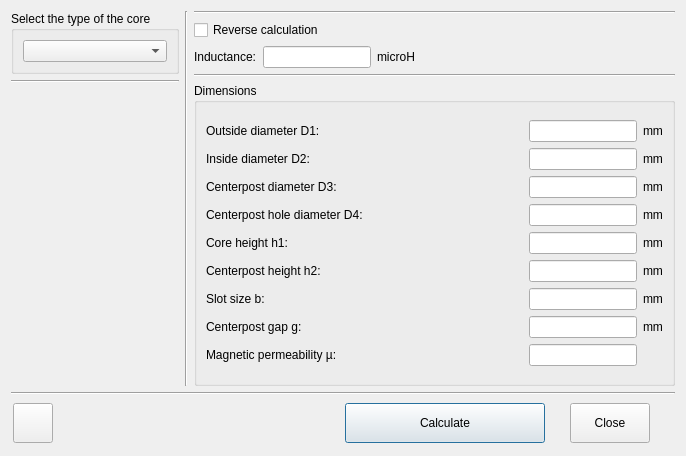
<?xml version="1.0" encoding="UTF-8"?>
<ui version="4.0">
 <class>PotCore</class>
 <widget class="QDialog" name="PotCore">
  <property name="windowModality">
   <enum>Qt::WindowModal</enum>
  </property>
  <property name="geometry">
   <rect>
    <x>0</x>
    <y>0</y>
    <width>686</width>
    <height>456</height>
   </rect>
  </property>
  <property name="windowTitle">
   <string>Pot core coil</string>
  </property>
  <property name="windowIcon">
   <iconset resource="res.qrc">
    <normaloff>:/menu_ico/res/ico1-potcore.png</normaloff>:/menu_ico/res/ico1-potcore.png</iconset>
  </property>
  <property name="locale">
   <locale language="English" country="UnitedStates"/>
  </property>
  <layout class="QVBoxLayout" name="verticalLayout">
   <item>
    <layout class="QHBoxLayout" name="horizontalLayout">
     <item>
      <layout class="QVBoxLayout" name="verticalLayout_5">
       <property name="sizeConstraint">
        <enum>QLayout::SetMinimumSize</enum>
       </property>
       <item>
        <widget class="QGroupBox" name="groupBox">
         <property name="sizePolicy">
          <sizepolicy hsizetype="Preferred" vsizetype="Fixed">
           <horstretch>0</horstretch>
           <verstretch>0</verstretch>
          </sizepolicy>
         </property>
         <property name="title">
          <string>Select the type of the core</string>
         </property>
         <layout class="QVBoxLayout" name="verticalLayout_3">
          <item>
           <widget class="QComboBox" name="comboBox"/>
          </item>
         </layout>
        </widget>
       </item>
       <item>
        <widget class="Line" name="line_4">
         <property name="orientation">
          <enum>Qt::Horizontal</enum>
         </property>
        </widget>
       </item>
       <item>
        <widget class="QLabel" name="image">
         <property name="sizePolicy">
          <sizepolicy hsizetype="Fixed" vsizetype="Preferred">
           <horstretch>0</horstretch>
           <verstretch>0</verstretch>
          </sizepolicy>
         </property>
         <property name="text">
          <string notr="true"/>
         </property>
         <property name="pixmap">
          <pixmap resource="res.qrc">:/images/res/Coil7.png</pixmap>
         </property>
         <property name="alignment">
          <set>Qt::AlignCenter</set>
         </property>
        </widget>
       </item>
      </layout>
     </item>
     <item>
      <widget class="Line" name="line_2">
       <property name="orientation">
        <enum>Qt::Vertical</enum>
       </property>
      </widget>
     </item>
     <item>
      <layout class="QVBoxLayout" name="verticalLayout_2">
       <item>
        <widget class="Line" name="line">
         <property name="orientation">
          <enum>Qt::Horizontal</enum>
         </property>
        </widget>
       </item>
       <item>
        <widget class="QCheckBox" name="checkBox_isReverce">
         <property name="text">
          <string>Reverse calculation</string>
         </property>
        </widget>
       </item>
       <item>
        <layout class="QGridLayout" name="gridLayout">
         <item row="0" column="0">
          <widget class="QLabel" name="label_N">
           <property name="text">
            <string notr="true">Inductance:</string>
           </property>
           <property name="wordWrap">
            <bool>true</bool>
           </property>
          </widget>
         </item>
         <item row="0" column="1">
          <widget class="QLineEdit" name="lineEdit_N">
           <property name="sizePolicy">
            <sizepolicy hsizetype="Fixed" vsizetype="Fixed">
             <horstretch>0</horstretch>
             <verstretch>0</verstretch>
            </sizepolicy>
           </property>
          </widget>
         </item>
         <item row="0" column="3">
          <spacer name="horizontalSpacer">
           <property name="orientation">
            <enum>Qt::Horizontal</enum>
           </property>
           <property name="sizeHint" stdset="0">
            <size>
             <width>40</width>
             <height>20</height>
            </size>
           </property>
          </spacer>
         </item>
         <item row="0" column="2">
          <widget class="QLabel" name="label_N_m">
           <property name="text">
            <string notr="true">microH</string>
           </property>
          </widget>
         </item>
        </layout>
       </item>
       <item>
        <widget class="Line" name="line_3">
         <property name="orientation">
          <enum>Qt::Horizontal</enum>
         </property>
        </widget>
       </item>
       <item>
        <widget class="QGroupBox" name="groupBox_2">
         <property name="sizePolicy">
          <sizepolicy hsizetype="Expanding" vsizetype="Expanding">
           <horstretch>0</horstretch>
           <verstretch>0</verstretch>
          </sizepolicy>
         </property>
         <property name="title">
          <string>Dimensions</string>
         </property>
         <layout class="QVBoxLayout" name="verticalLayout_4">
          <item>
           <layout class="QGridLayout" name="gridLayout_2">
            <item row="2" column="0">
             <widget class="QLabel" name="label_d3">
              <property name="text">
               <string notr="true">Centerpost diameter D3:</string>
              </property>
              <property name="wordWrap">
               <bool>true</bool>
              </property>
             </widget>
            </item>
            <item row="3" column="1">
             <widget class="QLineEdit" name="lineEdit_d4">
              <property name="sizePolicy">
               <sizepolicy hsizetype="Fixed" vsizetype="Fixed">
                <horstretch>0</horstretch>
                <verstretch>0</verstretch>
               </sizepolicy>
              </property>
             </widget>
            </item>
            <item row="1" column="1">
             <widget class="QLineEdit" name="lineEdit_d2">
              <property name="sizePolicy">
               <sizepolicy hsizetype="Fixed" vsizetype="Fixed">
                <horstretch>0</horstretch>
                <verstretch>0</verstretch>
               </sizepolicy>
              </property>
             </widget>
            </item>
            <item row="3" column="0">
             <widget class="QLabel" name="label_d4">
              <property name="text">
               <string notr="true">Centerpost hole diameter D4:</string>
              </property>
             </widget>
            </item>
            <item row="7" column="0">
             <widget class="QLabel" name="label_g">
              <property name="text">
               <string notr="true">Centerpost gap g:</string>
              </property>
             </widget>
            </item>
            <item row="1" column="0">
             <widget class="QLabel" name="label_d2">
              <property name="text">
               <string notr="true">Inside diameter D2:</string>
              </property>
              <property name="wordWrap">
               <bool>true</bool>
              </property>
             </widget>
            </item>
            <item row="7" column="1">
             <widget class="QLineEdit" name="lineEdit_g">
              <property name="sizePolicy">
               <sizepolicy hsizetype="Fixed" vsizetype="Fixed">
                <horstretch>0</horstretch>
                <verstretch>0</verstretch>
               </sizepolicy>
              </property>
             </widget>
            </item>
            <item row="4" column="2">
             <widget class="QLabel" name="label_05">
              <property name="text">
               <string notr="true">mm</string>
              </property>
             </widget>
            </item>
            <item row="1" column="2">
             <widget class="QLabel" name="label_02">
              <property name="sizePolicy">
               <sizepolicy hsizetype="Fixed" vsizetype="Preferred">
                <horstretch>0</horstretch>
                <verstretch>0</verstretch>
               </sizepolicy>
              </property>
              <property name="text">
               <string notr="true">mm</string>
              </property>
             </widget>
            </item>
            <item row="4" column="1">
             <widget class="QLineEdit" name="lineEdit_h1">
              <property name="sizePolicy">
               <sizepolicy hsizetype="Fixed" vsizetype="Fixed">
                <horstretch>0</horstretch>
                <verstretch>0</verstretch>
               </sizepolicy>
              </property>
             </widget>
            </item>
            <item row="2" column="2">
             <widget class="QLabel" name="label_03">
              <property name="sizePolicy">
               <sizepolicy hsizetype="Fixed" vsizetype="Preferred">
                <horstretch>0</horstretch>
                <verstretch>0</verstretch>
               </sizepolicy>
              </property>
              <property name="text">
               <string notr="true">mm</string>
              </property>
             </widget>
            </item>
            <item row="6" column="0">
             <widget class="QLabel" name="label_b">
              <property name="text">
               <string notr="true">Slot size b:</string>
              </property>
             </widget>
            </item>
            <item row="5" column="0">
             <widget class="QLabel" name="label_h2">
              <property name="text">
               <string notr="true">Centerpost height h2:</string>
              </property>
             </widget>
            </item>
            <item row="5" column="2">
             <widget class="QLabel" name="label_06">
              <property name="text">
               <string notr="true">mm</string>
              </property>
             </widget>
            </item>
            <item row="6" column="1">
             <widget class="QLineEdit" name="lineEdit_b">
              <property name="sizePolicy">
               <sizepolicy hsizetype="Fixed" vsizetype="Fixed">
                <horstretch>0</horstretch>
                <verstretch>0</verstretch>
               </sizepolicy>
              </property>
             </widget>
            </item>
            <item row="6" column="2">
             <widget class="QLabel" name="label_07">
              <property name="text">
               <string notr="true">mm</string>
              </property>
             </widget>
            </item>
            <item row="4" column="0">
             <widget class="QLabel" name="label_h1">
              <property name="text">
               <string notr="true">Core height h1:</string>
              </property>
             </widget>
            </item>
            <item row="0" column="2">
             <widget class="QLabel" name="label_01">
              <property name="sizePolicy">
               <sizepolicy hsizetype="Fixed" vsizetype="Preferred">
                <horstretch>0</horstretch>
                <verstretch>0</verstretch>
               </sizepolicy>
              </property>
              <property name="text">
               <string notr="true">mm</string>
              </property>
             </widget>
            </item>
            <item row="3" column="2">
             <widget class="QLabel" name="label_04">
              <property name="text">
               <string notr="true">mm</string>
              </property>
             </widget>
            </item>
            <item row="2" column="1">
             <widget class="QLineEdit" name="lineEdit_d3">
              <property name="sizePolicy">
               <sizepolicy hsizetype="Fixed" vsizetype="Fixed">
                <horstretch>0</horstretch>
                <verstretch>0</verstretch>
               </sizepolicy>
              </property>
             </widget>
            </item>
            <item row="7" column="2">
             <widget class="QLabel" name="label_08">
              <property name="text">
               <string notr="true">mm</string>
              </property>
             </widget>
            </item>
            <item row="0" column="1">
             <widget class="QLineEdit" name="lineEdit_d1">
              <property name="sizePolicy">
               <sizepolicy hsizetype="Fixed" vsizetype="Fixed">
                <horstretch>0</horstretch>
                <verstretch>0</verstretch>
               </sizepolicy>
              </property>
             </widget>
            </item>
            <item row="0" column="0">
             <widget class="QLabel" name="label_d1">
              <property name="text">
               <string notr="true">Outside diameter D1:</string>
              </property>
              <property name="wordWrap">
               <bool>true</bool>
              </property>
             </widget>
            </item>
            <item row="5" column="1">
             <widget class="QLineEdit" name="lineEdit_h2">
              <property name="sizePolicy">
               <sizepolicy hsizetype="Fixed" vsizetype="Fixed">
                <horstretch>0</horstretch>
                <verstretch>0</verstretch>
               </sizepolicy>
              </property>
             </widget>
            </item>
            <item row="8" column="0">
             <widget class="QLabel" name="label_mu">
              <property name="text">
               <string notr="true">Magnetic permeability µ:</string>
              </property>
             </widget>
            </item>
            <item row="8" column="1">
             <widget class="QLineEdit" name="lineEdit_mu">
              <property name="sizePolicy">
               <sizepolicy hsizetype="Fixed" vsizetype="Fixed">
                <horstretch>0</horstretch>
                <verstretch>0</verstretch>
               </sizepolicy>
              </property>
             </widget>
            </item>
            <item row="8" column="2">
             <widget class="QLabel" name="label_09">
              <property name="text">
               <string notr="true"/>
              </property>
             </widget>
            </item>
           </layout>
          </item>
         </layout>
        </widget>
       </item>
      </layout>
     </item>
    </layout>
   </item>
   <item>
    <widget class="Line" name="line_5">
     <property name="orientation">
      <enum>Qt::Horizontal</enum>
     </property>
    </widget>
   </item>
   <item>
    <layout class="QHBoxLayout" name="horizontalLayout_2">
     <property name="spacing">
      <number>25</number>
     </property>
     <property name="leftMargin">
      <number>2</number>
     </property>
     <property name="topMargin">
      <number>2</number>
     </property>
     <property name="rightMargin">
      <number>25</number>
     </property>
     <property name="bottomMargin">
      <number>2</number>
     </property>
     <item>
      <widget class="QPushButton" name="pushButton_help">
       <property name="minimumSize">
        <size>
         <width>40</width>
         <height>40</height>
        </size>
       </property>
       <property name="maximumSize">
        <size>
         <width>40</width>
         <height>40</height>
        </size>
       </property>
       <property name="toolTip">
        <string>Context help</string>
       </property>
       <property name="text">
        <string/>
       </property>
       <property name="icon">
        <iconset resource="res.qrc">
         <normaloff>:/menu_ico/res/icons8-help-32.png</normaloff>:/menu_ico/res/icons8-help-32.png</iconset>
       </property>
       <property name="autoDefault">
        <bool>false</bool>
       </property>
      </widget>
     </item>
     <item>
      <spacer name="horizontalSpacer_2">
       <property name="orientation">
        <enum>Qt::Horizontal</enum>
       </property>
       <property name="sizeHint" stdset="0">
        <size>
         <width>40</width>
         <height>20</height>
        </size>
       </property>
      </spacer>
     </item>
     <item>
      <widget class="QPushButton" name="pushButton_calculate">
       <property name="minimumSize">
        <size>
         <width>200</width>
         <height>40</height>
        </size>
       </property>
       <property name="text">
        <string>Calculate</string>
       </property>
       <property name="icon">
        <iconset resource="res.qrc">
         <normaloff>:/menu_ico/res/icons8-enter-key-64.png</normaloff>:/menu_ico/res/icons8-enter-key-64.png</iconset>
       </property>
       <property name="shortcut">
        <string notr="true">Enter</string>
       </property>
       <property name="autoDefault">
        <bool>false</bool>
       </property>
       <property name="default">
        <bool>true</bool>
       </property>
      </widget>
     </item>
     <item>
      <widget class="QPushButton" name="pushButton_close">
       <property name="minimumSize">
        <size>
         <width>0</width>
         <height>40</height>
        </size>
       </property>
       <property name="text">
        <string>Close</string>
       </property>
       <property name="icon">
        <iconset resource="res.qrc">
         <normaloff>:/menu_ico/res/icons8-unavailable-32.png</normaloff>:/menu_ico/res/icons8-unavailable-32.png</iconset>
       </property>
       <property name="shortcut">
        <string notr="true">Esc</string>
       </property>
       <property name="autoDefault">
        <bool>false</bool>
       </property>
      </widget>
     </item>
    </layout>
   </item>
  </layout>
 </widget>
 <tabstops>
  <tabstop>comboBox</tabstop>
  <tabstop>checkBox_isReverce</tabstop>
  <tabstop>lineEdit_N</tabstop>
  <tabstop>lineEdit_d1</tabstop>
  <tabstop>lineEdit_d2</tabstop>
  <tabstop>lineEdit_d3</tabstop>
  <tabstop>lineEdit_d4</tabstop>
  <tabstop>lineEdit_h1</tabstop>
  <tabstop>lineEdit_h2</tabstop>
  <tabstop>lineEdit_b</tabstop>
  <tabstop>lineEdit_g</tabstop>
  <tabstop>lineEdit_mu</tabstop>
  <tabstop>pushButton_calculate</tabstop>
  <tabstop>pushButton_close</tabstop>
  <tabstop>pushButton_help</tabstop>
 </tabstops>
 <resources>
  <include location="res.qrc"/>
 </resources>
 <connections/>
</ui>
